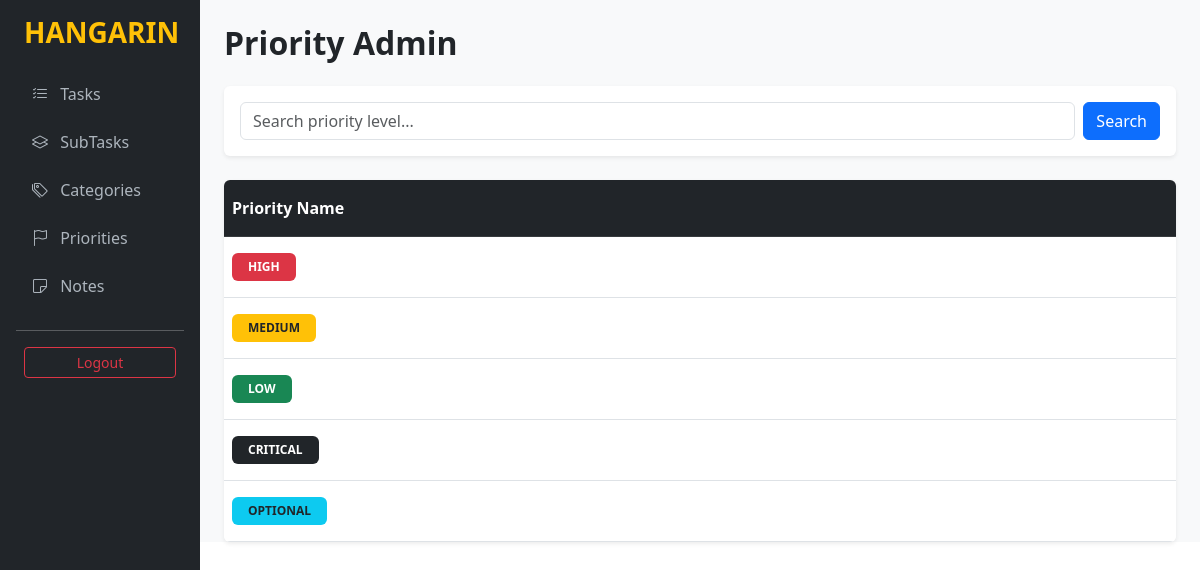
Screenshot of /hangarin/priorities/ (signed in) with the database file from the repository.
### tasks/models.py (models this page shows, shortened)
class BaseModel(models.Model):
    created_at = models.DateTimeField(auto_now_add=True)
    updated_at = models.DateTimeField(auto_now=True)
    class Meta:
        abstract = True

class Priority(BaseModel):
    name = models.CharField(max_length=50)
    class Meta:
        verbose_name_plural = "Priorities"

### tasks/views.py (the view)
# urls.py: path('hangarin/priorities/', views.PriorityListView.as_view(), name='priority-list'),
class PriorityListView(LoginRequiredMixin, ListView):
    model = Priority
    template_name = 'priority_list.html'
    context_object_name = 'priorities'
    def get_queryset(self):
        q = self.request.GET.get('q')
        if q: return Priority.objects.filter(name__icontains=q)
        return Priority.objects.all()

### templates/priority_list.html (shortened to what this page needs)
{% extends 'base.html' %}
{% block content %}
<div class="pt-4">
    <h2 class="fw-bold mb-4">Priority Admin</h2>
    <div class="bg-white p-3 rounded shadow-sm mb-4">
        <form method="get" class="d-flex gap-2">
            <input type="text" name="q" class="form-control" placeholder="Search priority level..." value="{{ request.GET.q }}">
            <button type="submit" class="btn btn-primary">Search</button>
        </form>
    </div>
    <div class="table-responsive bg-white rounded shadow-sm">
        <table class="table table-hover mb-0">
            <thead class="table-dark">
                <tr>
                    <th class="py-3">Priority Name</th>
                </tr>
            </thead>
            <tbody>
                {% for priority in priorities %}
                <tr>
                    <td class="py-3">
                        <span class="badge
                            {% if priority.name|lower == 'critical' %}bg-dark text-white
                            {% elif priority.name|lower == 'high' %}bg-danger
                            {% elif priority.name|lower == 'medium' %}bg-warning text-dark
                            {% elif priority.name|lower == 'low' %}bg-success
                            {% elif priority.name|lower == 'optional' %}bg-info text-dark
                            {% else %}bg-secondary{% endif %} px-3 py-2">
                            {{ priority.name|upper }}
                        </span>
                    </td>
                </tr>
                {% endfor %}
            </tbody>
        </table>
    </div>
</div>
{% endblock %}

### rows the page displays
Priority: name "HIGH"
Priority: name "MEDIUM"
Priority: name "LOW"
Priority: name "CRITICAL"
Priority: name "OPTIONAL"
